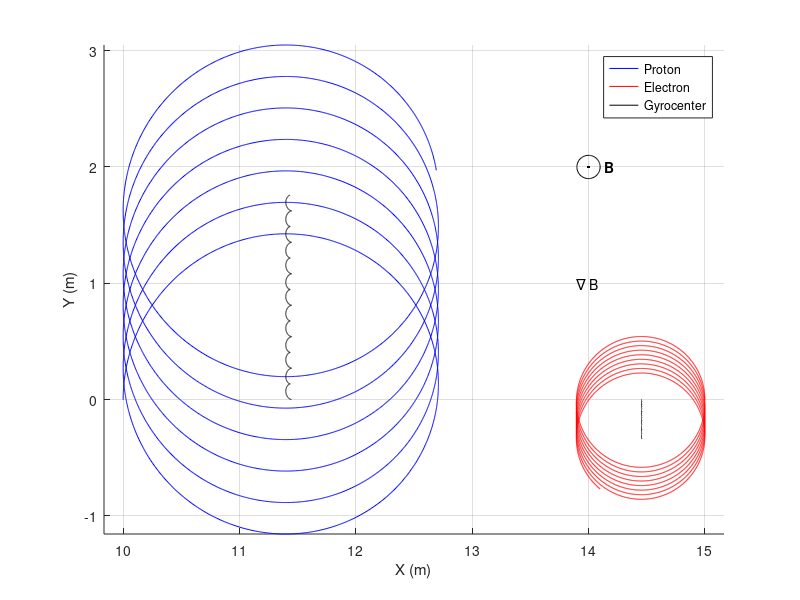
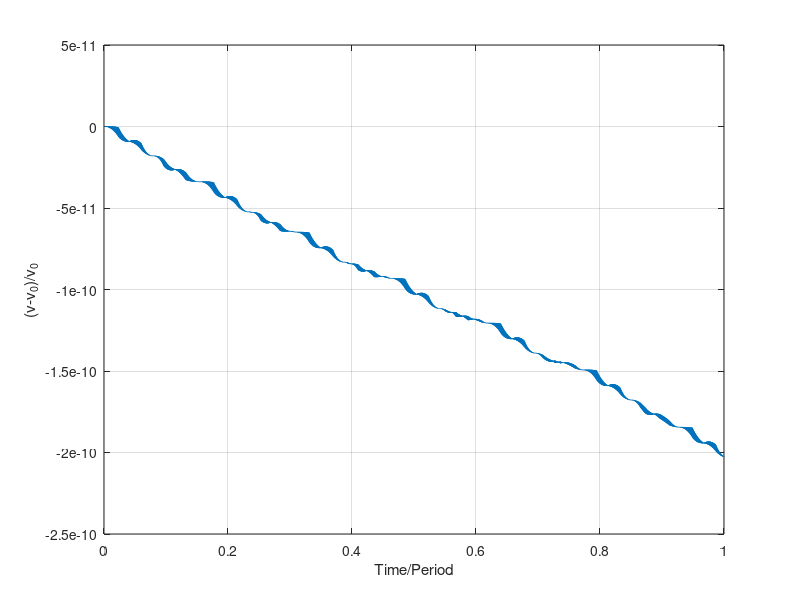
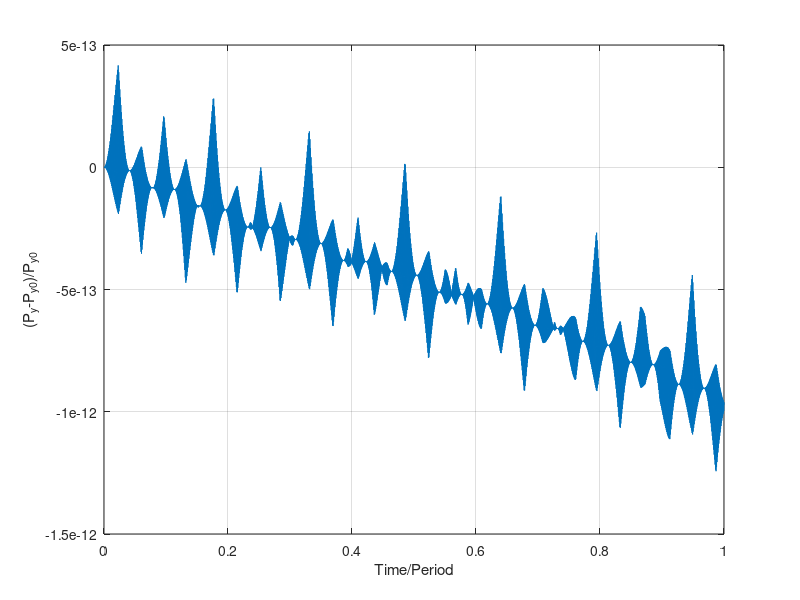

The MATLAB script that drew these images, in order:
function Theory_NonUniform
clc

%GLOBALS 
global Re;
global mp;
global me;
global qp;
global qe;
global E;
global Beta;
global B0;

%PREPERATION
Re=6378;%km Earths Equatorial Radius
me0=9.109*10^-31;%kg mass of electron 
mp0=1.673*10^-27;%kg mass of proton;% 1850 roughly mass ratio of proton to electron 
qp=1.602*10^-19; %C
qe=-1.602*10^-19; %C
E=0; %V/m  Electric Field
Beta=1*10^-2; %T/m Gradient Magnetic Field Strength 
B0=1*10^-1; %T Baseline Magnetic Field Strength 
c=3*10^8; %m/s speed of light 

%IN TERMS OF ENERGY  
energy_p=4*1.0E6; %Mev %CHANGE TO 4*1.0E6 for FIG 3 
%apply %m=m0/sqrt(1-(v0_mag^2/c^2))
mp=(energy_p*1.602E-19)/c^2+mp0; %kg relativistic mass of proton 
vp_mag=sqrt((1-(mp0/mp)^2)*c^2); %m/s velocity of proton 
energy_e=40*1.0E6;%Mev   %CHANGE TO 40*1.0E6 for FIG 3 
me=(energy_e*1.602E-19)/c^2+me0; %kg %relativistic mass of electron 
ve_mag=sqrt((1-(me0/me)^2)*c^2);

Tp=2*pi*mp/(B0*abs(qp)); %gyroperiod of proton 
Te=2*pi*me/(B0*abs(qe)); %gyroperiod of electron 
rgp=mp*vp_mag/(B0*abs(qp)); %gyroradius of proton
rge=me*ve_mag/(B0*abs(qe)); %gyroradius of electron 

%INITIAL CONDITIONS PROTON 
r0p=[10, 0, 0];%m  
v0P=[0, vp_mag, 0];%m/s 
Tmin=0;Tmax=0.000002; 
%CALL ODE45 FUNCTION PROTON 
[t,y]=ode45(@Lorentz,[Tmin,Tmax],[r0p,v0P],odeset('RelTol',1.0e-10,'AbsTol',1.0e-14));
%RESULTS 
rp=[y(:,1), y(:,2), y(:,3)];%m 
vp=[y(:,4), y(:,5), y(:,6)];%m
%CALL MAGNETIC FIELD PROTON
[Bx, By, Bz] = mag_vec(rp); %T
B=[Bx, By, Bz]; %T
B_mag=sqrt(sum(B.^2,2));%T
%GYROCENTER PROTON
r_gr=rp+(mp./(qp.*B_mag.^2)).*cross(vp,B);

%INITIAL CONDITIONS ELECTRON 
r0e=[15, 0, 0];%m  
v0e=[0, ve_mag, 0];%m/s 
Tmax1=0.0000001; %
%Call ODE45 FUNCTION ELECTRON 
[t1,y1]=ode45(@Lorentz1,[Tmin,Tmax1],[r0e,v0e],odeset('RelTol',1.0e-10,'AbsTol',1.0e-14));
%RESULTS 
re=[y1(:,1), y1(:,2), y1(:,3)];%m 
ve=[y1(:,4), y1(:,5), y1(:,6)];%m 
%CALL MAGNETIC FIELD ELECTRON 
[Bx1, By1, Bz1] = mag_vec(re); %T
B1=[Bx1, By1, Bz1];%T
B_mag1=sqrt(sum(B1.^2,2));%T
%GYROCENTER ELECTRON 
r_gr1=re+(me./(qe.*B_mag1.^2)).*cross(ve,B1); %m


%Plot Trajectory in Non uniform field
figure; %figure 3 
xlabel('X (m)');
ylabel('Y (m)');
grid on;
axis equal;
hold on;
plot(y(:,1),y(:,2),'b')
plot(y1(:,1),y1(:,2),'r')
plot(r_gr(:,1),r_gr(:,2),'k')
plot(r_gr1(:,1),r_gr1(:,2),'k')
legend('Proton', 'Electron','Gyrocenter','AutoUpdate','off')
tet2=-0.1:0.1:2*pi;
plot(14+0.1*cos(tet2),2+0.1*sin(tet2),'k' )
plot(14+0.00*cos(tet2),2+0.00*sin(tet2),'k.' )
text(14.1, 2,'{\bf B}')
text(13.9, 1,'{\nabla B}')

%Calculate Canonical Angular Momentum P of Proton 
Ay=B0.*y(:,1)+Beta.*(y(:,1).^2)./2; %dont need seperate function as dont need as vecotor
Py=mp.*y(:,5)+qp*Ay;
vp_mag2=sqrt(sum(vp.^2,2));

%Plot Velocity Error
figure; %figure 4
plot(t/t(end),(vp_mag2-vp_mag2(1))/vp_mag2(1));
xlabel('Time/Period');
ylabel('(v-v_{0})/v_{0}'); 
grid on;

%Plot Canonical Momentum Error
figure; %figure 4
plot(t/t(end),(Py-Py(1))/Py(1));
xlabel('Time/Period');
ylabel('(P_{y}-P_{y0})/P_{y0}');
grid on;

end

function [Bx, By, Bz] = mag_vec(r)
global Beta;
global B0;
Bz=B0+Beta*r(:,1); %T
n=size(Bz);
Bx=zeros(n); %T
By=zeros(n); %T
end

function dxdt = Lorentz(t,x)
global mp;
global qp;
global E;

%variables: x=x(1); y=x(2); z=x(3); vx=x(4); vy=x(5); vz=x(6)
%velocity equations: dx/dt=x(4); dy/dt=x(5); dz/dt=x(6);  
%acceleration equations: d(vx)/dt; d(vy)/dt=; d(vz)/dt=; see below 
r=[x(1), x(2), x(3)]; %m
v=[x(4), x(5), x(6)]; %m

%Call magentic field function 
[Bx,By,Bz]=mag_vec(r);
B=[Bx,By,Bz];

%DIFFERENTIAL EQUATION 
%Lorentz Equation
%F=q(E + v x B)
%a=(q/m)(E + v x B)
a_L=(qp/mp)*(E + cross(v,B));
a_Lx=a_L(1);
a_Ly=a_L(2);
a_Lz=a_L(3);

dxdt=[x(4);x(5);x(6);a_Lx;a_Ly;a_Lz]; 
end

function dxdt = Lorentz1(t,x)
global me;
global qe;
global E;

%variables: x=x(1); y=x(2); z=x(3); vx=x(4); vy=x(5); vz=x(6)
%velocity equations: dx/dt=x(4); dy/dt=x(5); dz/dt=x(6);  
%acceleration equations: d(vx)/dt; d(vy)/dt=; d(vz)/dt=; see DIFFERENTIAL EQUATION
r=[x(1), x(2), x(3)]; %m
v=[x(4), x(5), x(6)]; %m

%Call Magnetic field Function
[Bx,By,Bz]=mag_vec(r);
B=[Bx,By,Bz];

%DIFFERENTIAL EQUATION 
%Lorentz Equation
%F=q(E + v x B)
%a=(q/m)(E + v x B)
a_L=(qe/me)*(E + cross(v,B));
a_Lx=a_L(1);
a_Ly=a_L(2);
a_Lz=a_L(3);

dxdt=[x(4);x(5);x(6);a_Lx;a_Ly;a_Lz]; 
end






